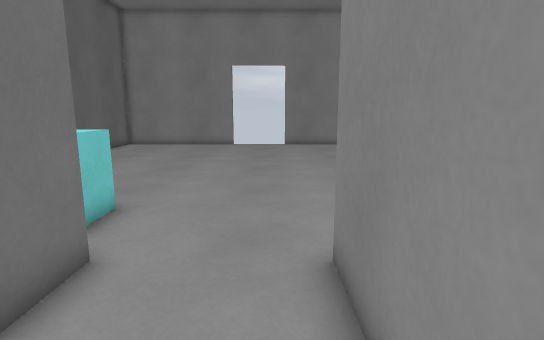
[1] (above)

12 first-person views from a walk through a level from a Godot 3-D game. The camera is 1.2 m above the floor, tilts 10° down and sees 80° across. The floor is counted in squares, 0.5 m on a side. Each view is taken from the middle of a square. On the plan, view 1 faces up. The plan holds only what a view shows up to about 20 squares ahead; the rest is blank. Door leaves are left out where a doorway can be walked through.

[2]
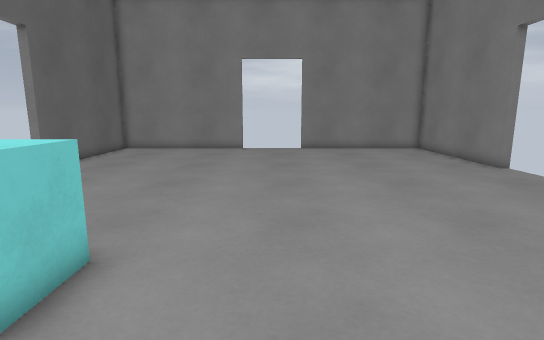

[3]
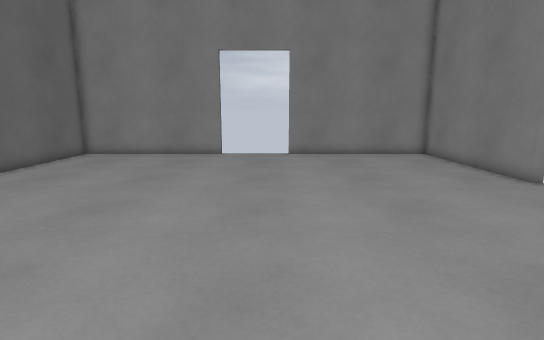

[4]
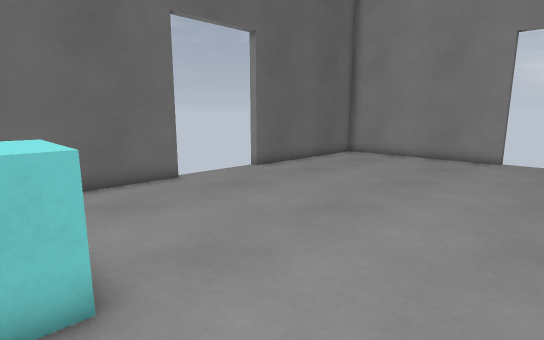

[5]
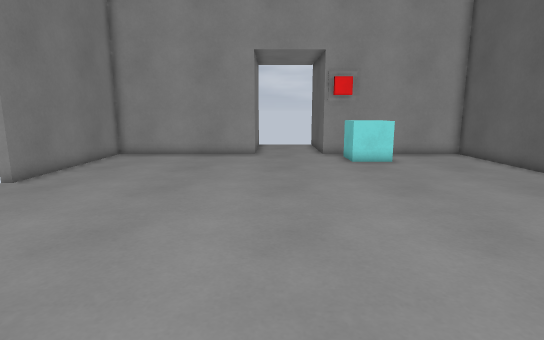

[6]
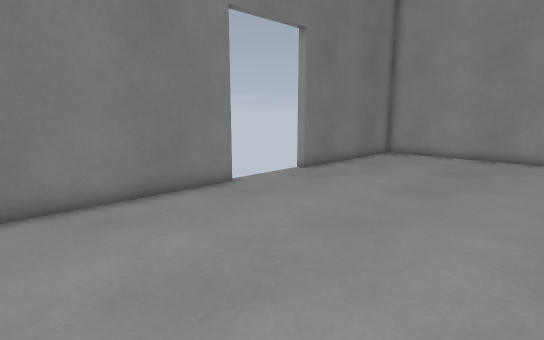

[7]
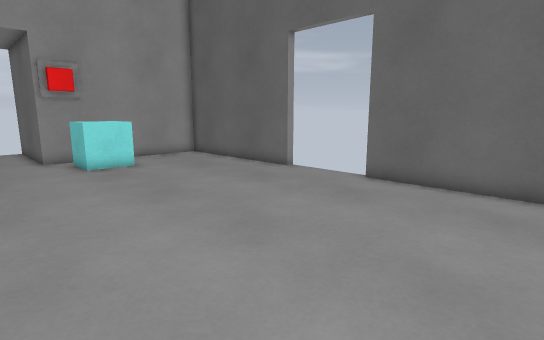

[8]
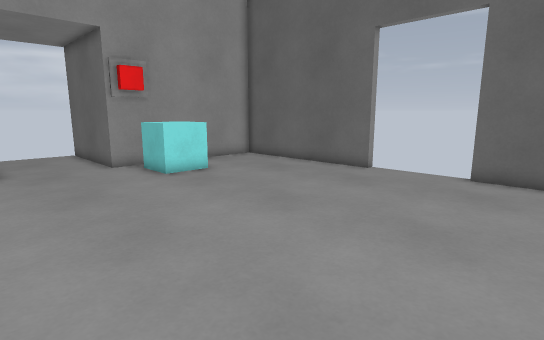

[9]
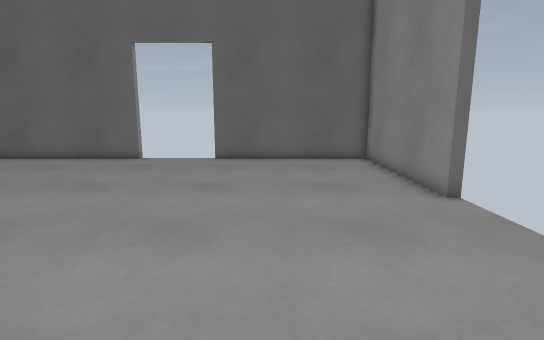

[10]
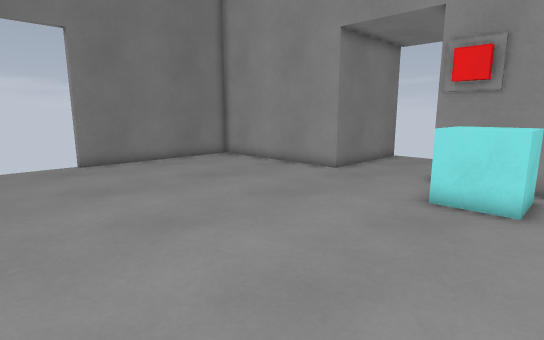

[11]
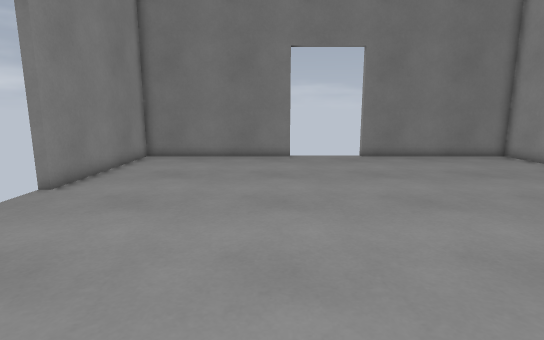

[12]
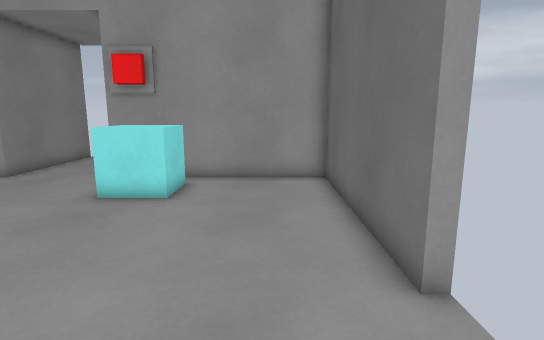

### Floor plan
Points are (right, up) in squares from view 1. A wall is a line through its corners. A room is listed if a view was taken in it or the views show most of it. See-through windows are left out.
Room 1 (views 1, 2)
walls: (1, -0.9) (1, 5); (-3, 5) (-3, -0.8)
ways out: open door at (-1, 5) to room 2
Room 2 (views 3, 4, 5, 6, 7, 8, 9, 10, 11, 12)
walls: (-11, 13) (-11, 5) (-3, 5); (-3, 25) (-11, 25) (-11, 17); (1, 5) (9, 5) (9, 13); (9, 17) (9, 25) (1, 25)
ways out: open door at (-1, 5) to room 1; open door at (-11, 15); open door at (-1, 25); open door at (9, 15)
objects: box (-6, 6) to (-4, 8); other object (-4, 5)

Positions as (right, up) in squares from view 1, and headings:
1: (0, 0), facing up
2: (-1, 3), facing up
3: (0, 6), facing up
4: (0, 7), facing up-left
5: (0, 24), facing down
6: (0, 24), facing down-right
7: (0, 23), facing down-left
8: (2, 20), facing down-left
9: (6, 20), facing left
10: (-7, 17), facing down-right
11: (-9, 18), facing right
12: (-9, 17), facing down
